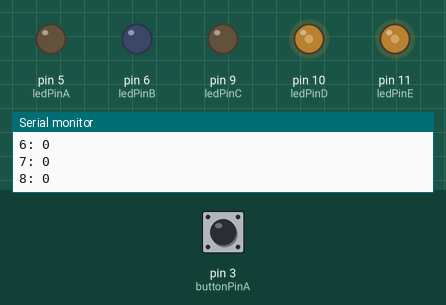
Simulated run of this sketch. Board: Arduino Uno, built with avr-gcc and run on an emulated ATmega328P. On the bench: output pins drawn as LEDs (lit = HIGH), the last lines printed to the serial monitor. The inputs (shaded band) are chosen by the test bench; at power-on: pin 3 (buttonPinA) HIGH.

Above: at 1.58 s.
At 1.93 s:
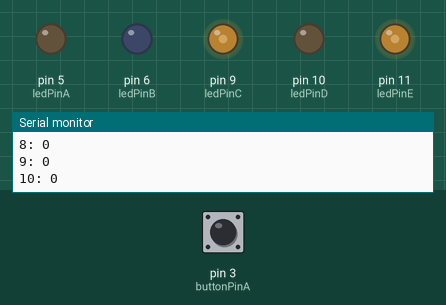
At 11.89 s:
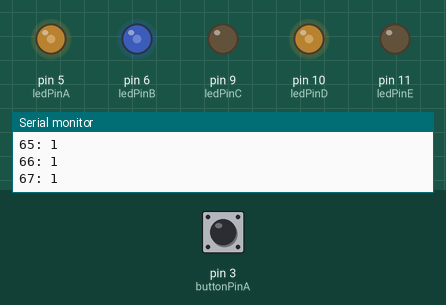
At 22.4 s:
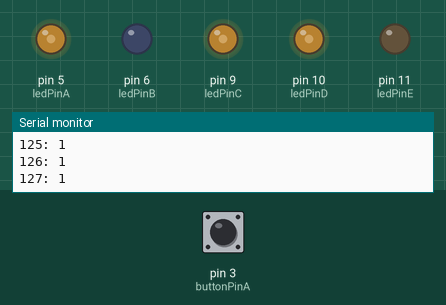
At 26.21 s:
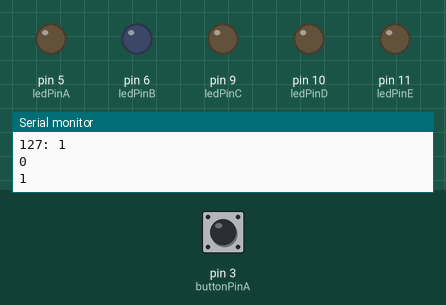
At 39.66 s:
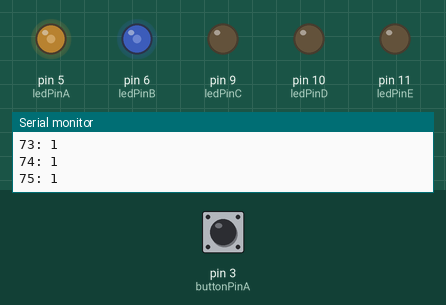
Timing chart, 0 to 40.0 s (numbered marks = the images above):
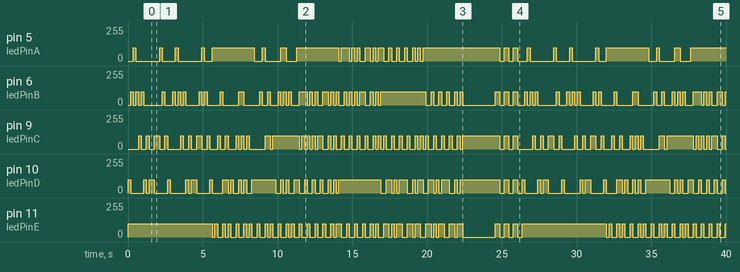

The sketch:

SS6_ArduinoSong.ino
```cpp
int buttonPinA = 3;
int ledPinA = 5;
int ledPinB = 6;
int ledPinC = 9;
int ledPinD = 10;
int ledPinE = 11;

int brightness = 100;

int buttonPress;

int patternA[128] = {0, 0,  1,  0,  0,  0,  0,  0,  0,  0,  0,  0,  1,  0,  0,  0,  0,  0,  1,  0,  0,  0,  0,  0,  0,  0,  0,  0,  1,  0,  0,  0,  1,  1,  1,  1,  1,  1,  1,  1,  1,  1,  1,  1,  1,  1,  1,  1,  0,  0,  0,  1,  0,  0,  0,  0,  0,  0,  1,  1,  0,  0,  0,  0,  1,  1,  1,  1,  1,  1,  1,  1,  1,  1,  1,  1,  1,  1,  1,  1,  0,  1,  1,  1,  0,  1,  0,  1,  0,  0,  1,  1,  0,  1,  0,  1,  1,  0,  0,  1,  0,  0,  1,  0,  0,  1,  0,  0,  1,  0,  1,  0,  1,  1,  1,  1,  1,  1,  1,  1,  1,  1,  1,  1,  1,  1,  1,  1};
int patternB[128] = {0, 1,  0,  1,  0,  1,  0,  0,  0,  0,  0,  0,  0,  1,  0,  0,  0,  1,  0,  1,  0,  1,  0,  0,  0,  0,  0,  1,  0,  1,  0,  0,  0,  0,  0,  1,  0,  0,  0,  0,  0,  0,  1,  1,  0,  0,  0,  0,  0,  0,  1,  0,  0,  1,  0,  0,  0,  1,  0,  1,  0,  1,  0,  0,  0,  1,  1,  1,  0,  1,  0,  1,  0,  0,  1,  1,  0,  1,  0,  1,  0,  0,  1,  0,  1,  0,  1,  0,  1,  1,  0,  0,  1,  0,  1,  0,  1,  1,  1,  1,  1,  1,  1,  1,  1,  1,  1,  1,  1,  1,  1,  1,  1,  0,  0,  1,  0,  0,  1,  0,  0,  1,  0,  0,  1,  0,  1,  0};
int patternC[128] = {0, 0,  0,  0,  1,  0,  0,  1,  0,  0,  1,  1,  0,  0,  1,  0,  0,  0,  0,  0,  1,  0,  0,  1,  0,  0,  1,  1,  0,  0,  1,  0,  0,  0,  1,  0,  0,  1,  0,  0,  0,  1,  0,  1,  0,  1,  0,  0,  0,  0,  0,  0,  1,  1,  0,  1,  1,  1,  1,  1,  1,  1,  1,  1,  1,  0,  1,  0,  1,  0,  1,  0,  1,  1,  0,  0,  1,  0,  1,  0,  0,  1,  0,  0,  1,  0,  0,  1,  0,  0,  1,  0,  0,  1,  0,  1,  0,  1,  0,  0,  1,  0,  0,  1,  0,  0,  1,  0,  0,  1,  0,  1,  0,  1,  0,  0,  1,  0,  0,  1,  0,  0,  1,  0,  0,  1,  0,  1};
int patternD[128] = {1, 0,  0,  0,  0,  0,  1,  0,  1,  1,  0,  0,  0,  0,  0,  1,  0,  0,  0,  0,  0,  0,  1,  0,  1,  1,  0,  0,  0,  0,  0,  1,  0,  0,  0,  0,  1,  1,  0,  1,  0,  0,  1,  0,  1,  0,  0,  1,  1,  1,  1,  1,  1,  1,  1,  1,  0,  0,  1,  0,  1,  0,  0,  1,  1,  0,  0,  1,  0,  0,  1,  0,  0,  1,  0,  0,  1,  0,  1,  0,  1,  1,  1,  1,  1,  1,  1,  1,  1,  1,  1,  1,  1,  1,  1,  1,  0,  0,  1,  1,  0,  1,  0,  1,  1,  1,  0,  0,  1,  0,  1,  1,  0,  0,  1,  1,  0,  1,  0,  1,  1,  1,  0,  0,  1,  0,  1,  1};
int patternE[128] = {1, 1,  1,  1,  1,  1,  1,  1,  1,  1,  1,  1,  1,  1,  1,  1,  1,  1,  1,  1,  1,  1,  1,  1,  1,  1,  1,  1,  1,  1,  1,  1,  0,  1,  0,  0,  1,  0,  1,  0,  0,  1,  0,  0,  1,  0,  1,  0,  0,  1,  0,  0,  1,  0,  1,  0,  0,  1,  0,  0,  1,  0,  1,  0,  0,  1,  0,  0,  1,  0,  0,  1,  0,  0,  1,  0,  0,  1,  0,  1,  1,  0,  0,  1,  0,  0,  1,  0,  0,  1,  0,  0,  1,  0,  1,  0,  0,  1,  1,  0,  1,  0,  1,  1,  0,  0,  1,  1,  0,  1,  1,  0,  0,  1,  1,  0,  1,  0,  1,  1,  0,  0,  1,  1,  0,  1,  1,  0 };

int tempo = 170;
int beatDelay = (60000/tempo)/2;


void setup() {
  // put your setup code here, to run once:

Serial.begin(9600);
pinMode(buttonPinA, INPUT_PULLUP);


pinMode(ledPinA, OUTPUT);
pinMode(ledPinB, OUTPUT);
pinMode(ledPinC, OUTPUT);
pinMode(ledPinD, OUTPUT);
pinMode(ledPinE, OUTPUT);
}

void loop() {
  // put your main code here, to run repeatedly:

buttonPress = digitalRead(buttonPinA);
debugTest(false);
  if(buttonPress){
    song();
    delay(2000);
    reset();
    }
}


void debugTest(bool y){
  if(y){
    Serial.println(buttonPress);
    analogWrite(ledPinA, brightness);
    analogWrite(ledPinB, brightness);
    analogWrite(ledPinC, brightness);
    analogWrite(ledPinD, brightness);
    analogWrite(ledPinE, brightness);
  }
}

void debugSong(bool y, int i){
  if(y){
    Serial.print(i);
    Serial.print(": ");
    Serial.print(patternA[i]);
    Serial.println();
    }
  }


void song(){
  for(int i = 0; i < 128; i++){
    debugSong(true, i);
    if(patternA[i] == 1){analogWrite(ledPinA,brightness);}else{analogWrite(ledPinA,0);}
    if(patternB[i] == 1){analogWrite(ledPinB,brightness);}else{analogWrite(ledPinB,0);}
    if(patternC[i] == 1){analogWrite(ledPinC,brightness);}else{analogWrite(ledPinC,0);}
    if(patternD[i] == 1){analogWrite(ledPinD,brightness);}else{analogWrite(ledPinD,0);}
    if(patternE[i] == 1){analogWrite(ledPinE,brightness);}else{analogWrite(ledPinE,0);}


    delay(beatDelay);
    }
  }

void reset(){

    for(int i = 0; i < 3; i++){
    analogWrite(ledPinA, brightness);
    analogWrite(ledPinB, brightness);
    analogWrite(ledPinC, brightness);
    analogWrite(ledPinD, brightness);
    analogWrite(ledPinE, brightness);
    delay(300);
    analogWrite(ledPinA, 0);
    analogWrite(ledPinB, 0);
    analogWrite(ledPinC, 0);
    analogWrite(ledPinD, 0);
    analogWrite(ledPinE, 0);
    delay(300);
    Serial.println(i);
    }
  }
```

Measured:
- by itself, pin 5 (ledPinA): 0/255 → 100/255 at 0.35 s, → 0/255 0.18 s later, → 100/255 1.6 s later, → 0/255 0.18 s later, … (59 changes in this stretch)
- by itself, pin 6 (ledPinB): 0/255 → 100/255 at 0.18 s, → 0/255 0.18 s later, → 100/255 0.18 s later, → 0/255 0.18 s later, … (115 changes in this stretch)
